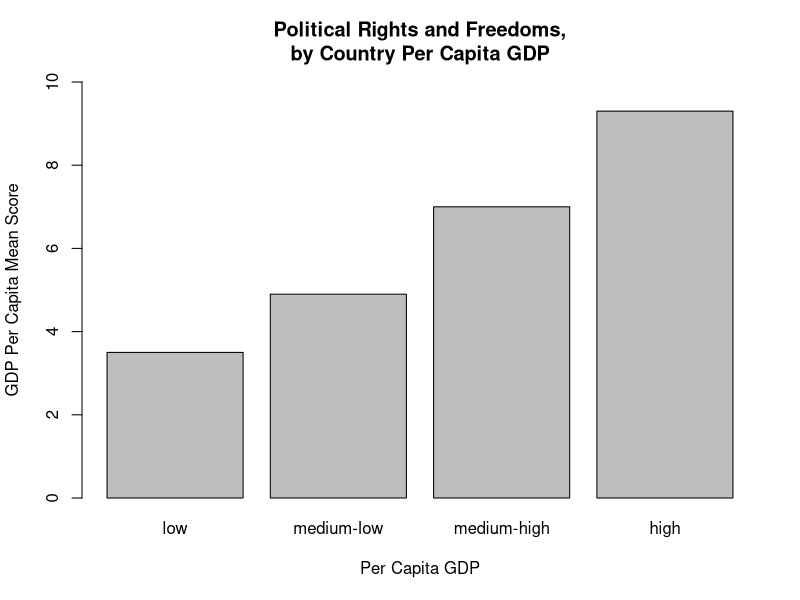
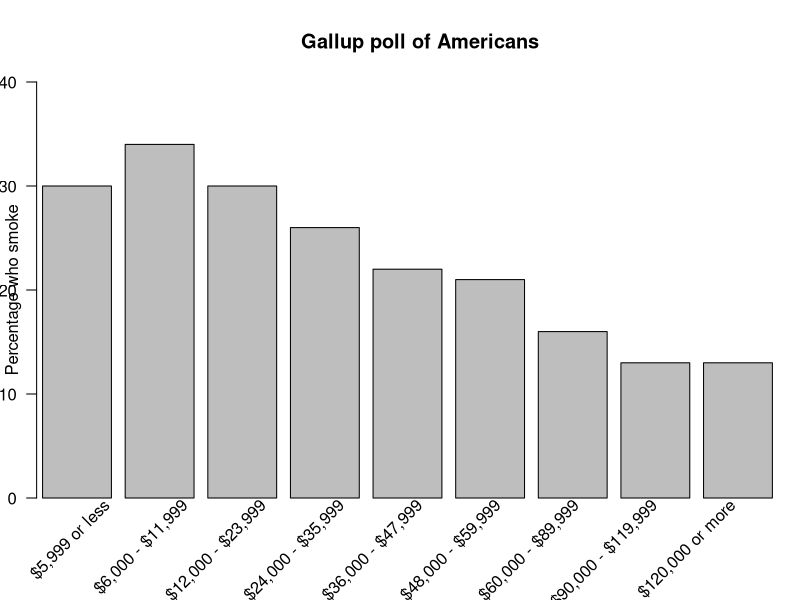
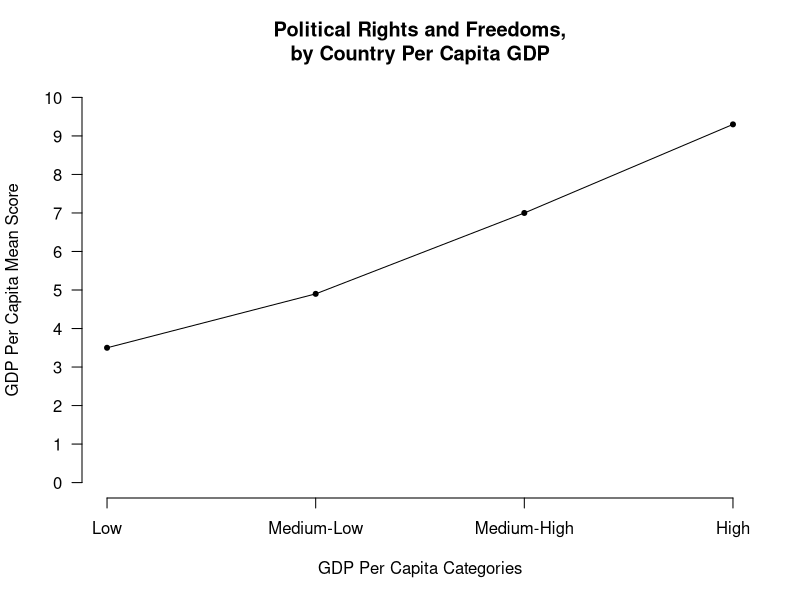
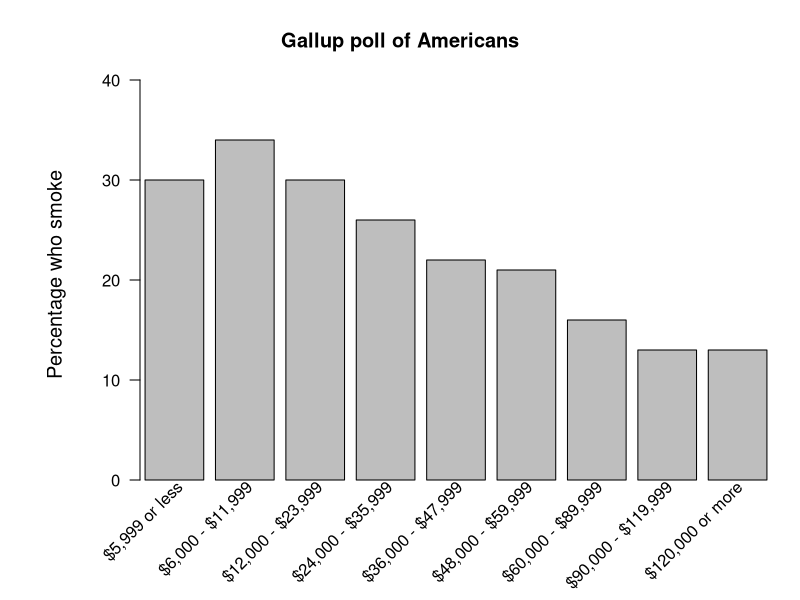

The R source for these figures, in order:
# R code to read in a set of means

# setwd("")

gdpmeans <- read.table("countrypercapitagdpmeans.txt", sep = "\t", header=TRUE)

barplot(gdpmeans$Mean.Score, 
        names.arg=gdpmeans$Country.Per.Capita.GDP, 
        xlab="Per Capita GDP", 
        ylab="GDP Per Capita Mean Score", 
        ylim=c(0,10), 
        main="Political Rights and Freedoms,\nby Country Per Capita GDP" 
        )

png(filename="gdppccatplot.png", 
    width=6, height=6, units="in", 
    pointsize=12, 
    bg="white", 
    res=300, 
    type="quartz"
    )

plot(gdpmeans$Mean.Score, 
     axes=FALSE, 
     ylim=c(0,10), 
     xlab="GDP Per Capita Categories", 
     ylab="GDP Per Capita Mean Score", 
     pch=20, 
     main="Political Rights and Freedoms,\nby Country Per Capita GDP"
     )
axis(1, at=1:4, lab=c("Low","Medium-Low","Medium-High", "High"))
axis(2, las=1, at=0:10, labels=TRUE)
lines(gdpmeans$Mean.Score)

dev.off()

smokers <- read.table("gallupsmoking.txt", sep="\t", header=TRUE)
# March 21, 2008 poll of 75,073 surveys conducted between Jan 2, 2008 to March 17, 2008
# http://www.gallup.com/poll/105550/Among-Americans-Smoking-Decreases-Income-Increases.aspx
# of note, "Gallup researchers previously found no consistent relationship between the prevalence of smoking in a country and its location or its residents' relative wealth."
# http://www.gallup.com/poll/28432/Smoking-Rates-Around-World-How-Americans-Compare.aspx


# This doesn't work well, because of funky labeling:
# barplot(smokers$Percent.who.smoke, names.arg=smokers$Income.category, xlab="Income Category", ylab="Percent who smoke", ylim=c(0,40), main="Gallup poll of Americans" )

# So let's angle the categories:
mp <- barplot(smokers$Percent.who.smoke, 
              ylim=c(0,40), 
              main="Gallup poll of Americans", 
              axes=FALSE, 
              width=c(0.88), 
              xlim=c(1,9) , 
              ylab="Percentage who smoke"
              )

labels <- paste (smokers$Income.category, sep = " ")
text(1:9, par("usr")[3] - 0.5, srt=45, adj=1.0, labels=labels, xpd=TRUE)
axis(2, las=1, at=c(0,10,20,30,40), labels=TRUE, pos=c(0.1))



png(filename="gallupsmokersbyincome.png", 
    width=7, height=5, units="in", 
    pointsize=12, 
    bg="white", 
    res=300, 
    type="quartz"
)

# default margins (bottom, left, top, right): c(5, 4, 4, 2) + 0.1 lines
margins<-c(6,2,4,2)
omargins <- c(0,0,0,0)
par(mar=margins, oma=omargins)

barplot(height=smokers$Percent.who.smoke, 
        ylim=c(0,40), 
        main="Gallup poll of Americans", 
        axes=FALSE, 
        width=c(0.88), 
        xlim=c(-1,9)
        )

labels <- paste (smokers$Income.category, sep = " ")
text(x=seq(0.7,9.2,1.05), 
     par("usr")[3] - 0.5, 
     srt=45, 
     adj=1.0, 
     labels=labels, 
     xpd=TRUE
     )
axis(2, las=1, at=c(0,10,20,30,40), labels=TRUE, pos=c(0.1))
text(x=-1.0,y=31, labels="Percentage who smoke", pos=2, cex=1.2, srt=90)

dev.off()